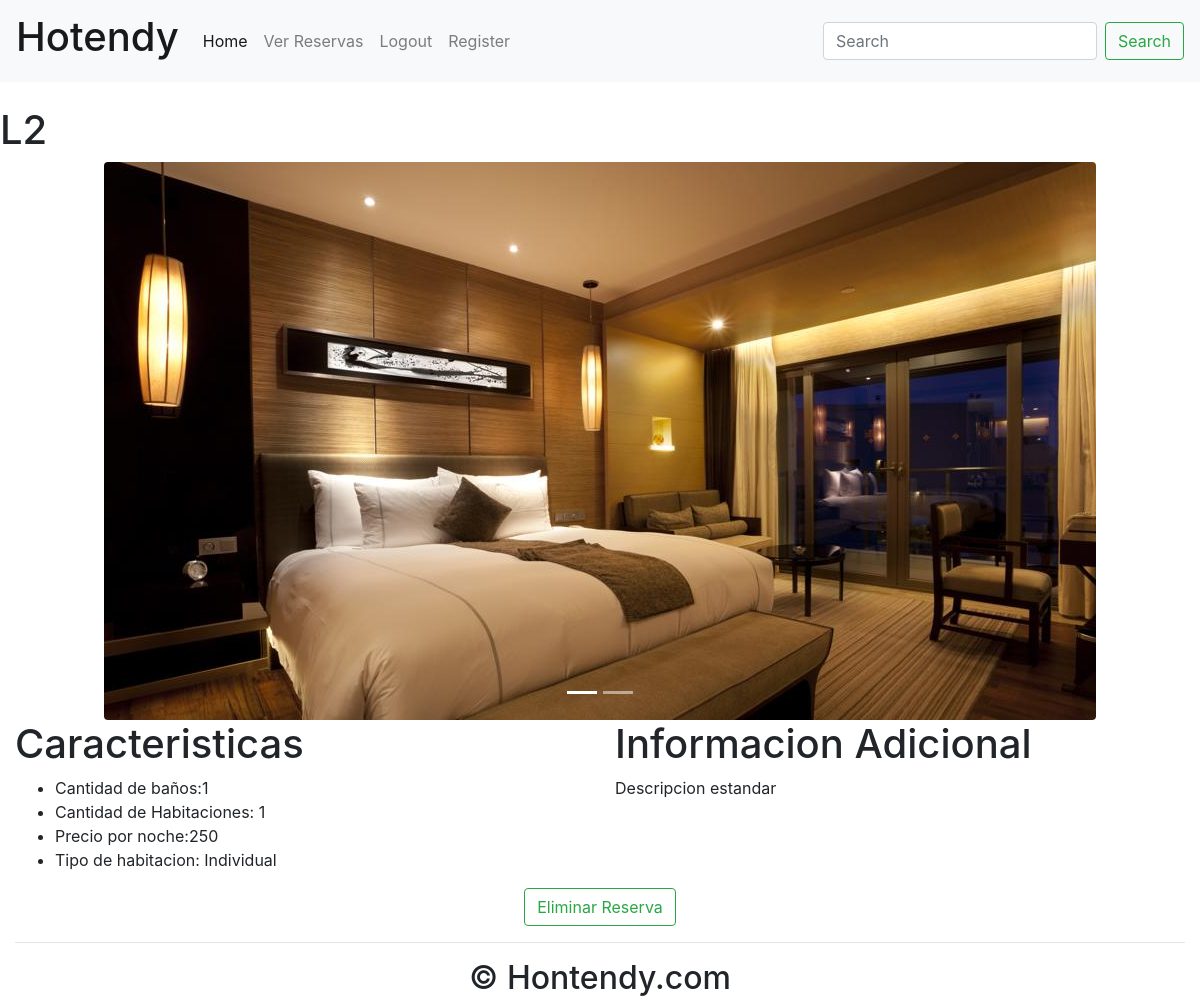
Page /habitacion/15/ (signed in) on the earlier database version.
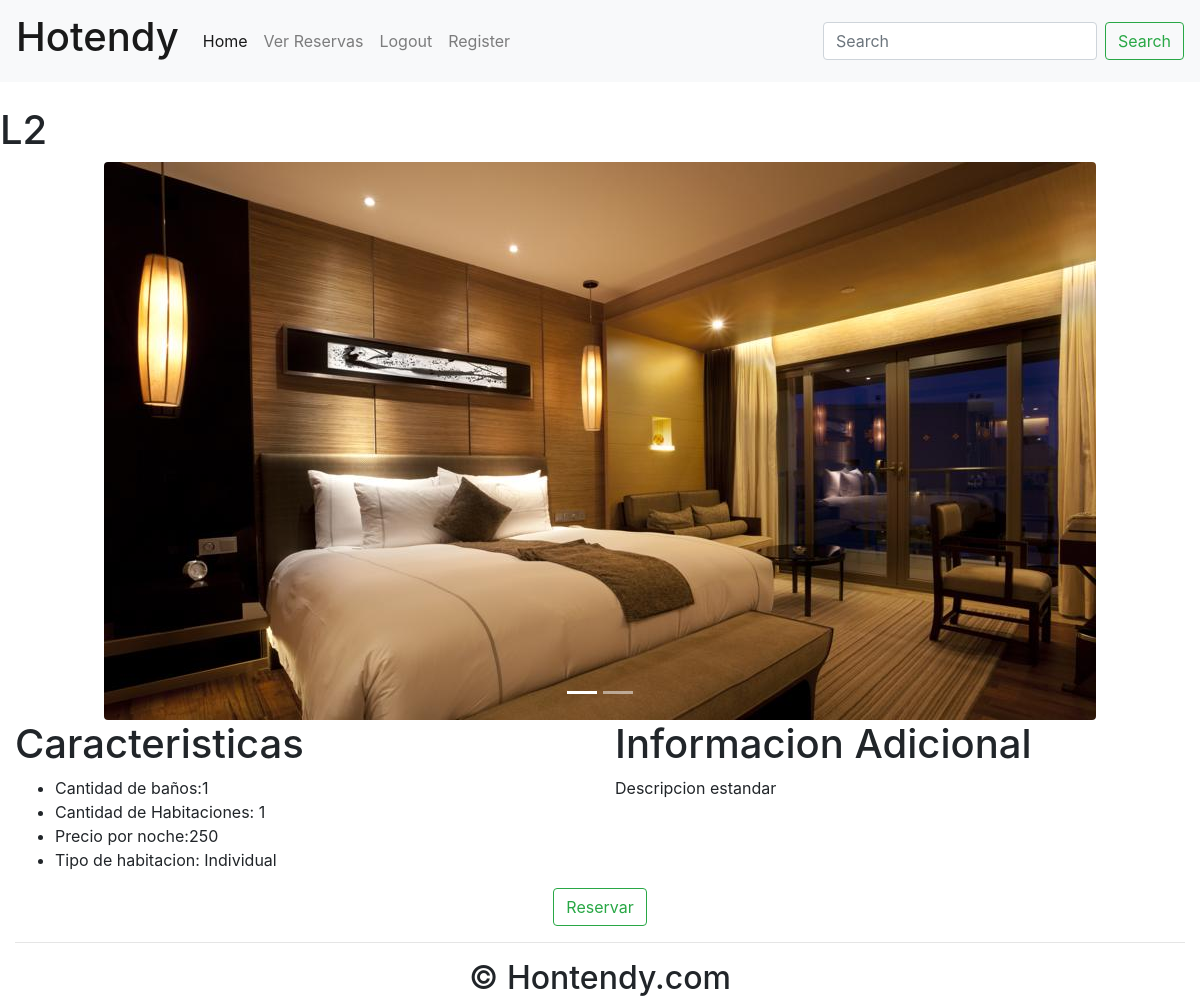
Same page on the later database version.
### Proyecto/views.py (the view)
# urls.py: path('habitacion/<str:Habitacion>/',HabitacionView,name='habitaciones'),
def HabitacionView(request, Habitacion):
    from .models import Habitacion as habitacion
    habitaciones = habitacion.objects.get(pk=Habitacion)
    hotel = Hotel.objects.all()
    search_post = request.GET.get('search')
    str(search_post)
    if search_post:
        hotel = Hotel.objects.filter(Q(nombre__icontains=search_post))
    else:
        pass
    context = {
        'habitacion': habitaciones,
        'hotel': hotel,
    }
    return render(request, 'Proyecto/habitaciones.html', context)

### templates/Proyecto/habitaciones.html (shortened to what this page needs)
{% extends "Proyecto/home2.html" %}
{% block content %}
    <br>
    <h1>{{ habitacion.num_habitacion }}</h1>
    <div id="carouselExampleIndicators" class="carousel slide" data-ride="carousel">
        <ol class="carousel-indicators">
            <li data-target="#carouselExampleIndicators" data-slide-to="0" class="active"></li>
            <li data-target="#carouselExampleIndicators" data-slide-to="1"></li>
        </ol>
        <div class="carousel-inner">
            <div class="carousel-item active ">
                <img class="rounded mx-auto d-block" src="/media/{{ habitacion.img_habitacion }}" class="d-block "
                     alt="Imagen de la habitacion">
            </div>
        </div>
    </div>
    <div class="container-fluid" id="Descripcion">
        <div class="row">
            <div class="col-md">
                <h1>Caracteristicas</h1>
                <ul>
                    <li>Cantidad de baños:{{ habitacion.cant_banios }}</li>
                    <li>Cantidad de Habitaciones: {{ habitacion.cant_dormitorios }}</li>
                    <li>Precio por noche:{{ habitacion.precio_noche }}</li>
                    <li>Tipo de habitacion: {{ habitacion.tipo_habitacion }}</li>
                </ul>
            </div>
            <div class="col-md">
                <h1>Informacion Adicional</h1>
                <p>{{ habitacion.descripcion }}</p>
            </div>
        </div>
    </div>
    <div class="row text-center"  >
        {% if request.user.is_authenticated and habitacion.estado == "Disponible" %}
            <div class="col-12 ">
                <a type="Summy" href={% url "reservar" habitacion.id %}>
                    <button class="btn btn-outline-success my-2 my-sm-0">Reservar</button>
            </div>
        {% elif request.user.is_authenticated and habitacion.estado == "Ocupado" %}
            <div class="col-12">
                <a type="Summy" href={% url "eliminar_reserva" habitacion.id %}>
                    <button class="btn btn-outline-success my-2 my-sm-0">Eliminar Reserva</button>
                </a>
            </div>
        {% endif %}
    </div>
{% endblock %}
{% block footer %}
    <footer>
        <div class="container-fluid padding">
            <div class="row text-center">
                <div class="col-12">
                    <hr class="light">
                    <h2>&copy; Hontendy.com</h2>
                </div>
            </div>
        </div>
    </footer>
{% endblock %}

Differences in the rows shown:
changed Habitacion "Individual": estado "Ocupado" → "Disponible" (drawn)
Other differences:
text no longer shown: "Eliminar Reserva"
text now shown: "Reservar"
